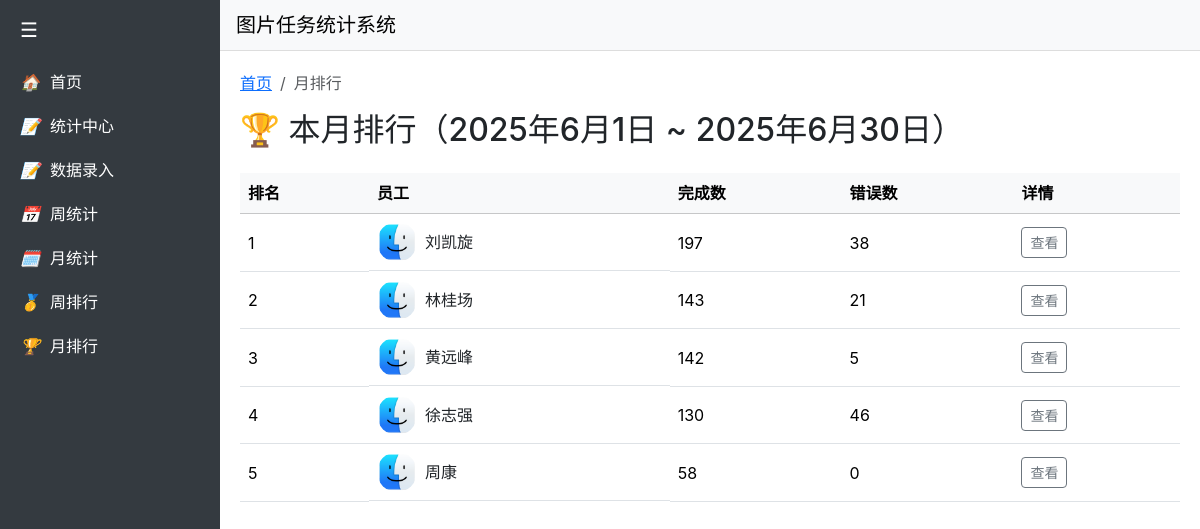
The app's page /ranking/month/ with its own data.
### TaskHelper/models.py (models this page shows, shortened)
class Employee(models.Model):
    name = models.CharField("员工", max_length=50)
    avatar = models.ImageField("头像", upload_to='avatars/', blank=True, null=True)
    class Meta:
        verbose_name = _("员工")              # 单数显示名
        verbose_name_plural = _("员工")       # 复数显示名
    def get_avatar_url(self):
        if self.avatar and self.avatar.name:
            return self.avatar.url
        return '/static/Finder.png'

### TaskHelper/views.py (the view)
# urls.py: path('ranking/month/', views.monthly_ranking, name='monthly_ranking'),
def monthly_ranking(request):
    start_date, end_date = get_current_month_range()
    ranking = TaskRecord.objects.filter(date__range=(start_date, end_date)) \
        .values('employee__id', 'employee__name') \
        .annotate(total_completed=Sum('completed'), total_errors=Sum('errors')) \
        .order_by('-total_completed')
    for item in ranking:
        emp = Employee.objects.get(id=item['employee__id'])
        item['avatar_url'] = emp.get_avatar_url()
        records = TaskRecord.objects.filter(employee=emp, date__range=(start_date, end_date)).order_by('date')
        item['chart_labels'] = [r.date.strftime("%Y-%m-%d") for r in records]
        item['chart_values'] = [r.completed for r in records]
    return render(request, 'TaskHelper/monthly_ranking.html', {
        'ranking': ranking,
        'start_date': start_date,
        'end_date': end_date,
    })

### TaskHelper/views.py (called while the page is built)
def get_current_month_range():
    today = date.today()
    start = today.replace(day=1)
    if today.month == 12:
        end = today.replace(year=today.year + 1, month=1, day=1) - timedelta(days=1)
    else:
        end = today.replace(month=today.month + 1, day=1) - timedelta(days=1)
    return start, end

### TaskHelper/templates/TaskHelper/monthly_ranking.html (shortened to what this page needs)
{% extends 'TaskHelper/base.html' %}
{% load static %}
{% block breadcrumbs %}
<nav aria-label="breadcrumb">
  <ol class="breadcrumb">
    <li class="breadcrumb-item"><a href="{% url 'dashboard' %}">首页</a></li>
    <li class="breadcrumb-item active" aria-current="page">月排行</li>
  </ol>
</nav>
{% endblock %}
{% block content %}
<h2>🏆 本月排行（{{ start_date }} ~ {{ end_date }}）</h2>
<div class="table-responsive mt-4">
  <table class="table table-hover align-middle">
    <thead class="table-light">
      <tr>
        <th>排名</th>
        <th>员工</th>
        <th>完成数</th>
        <th>错误数</th>
        <th>详情</th>
      </tr>
    </thead>
    <tbody>
      {% for item in ranking %}
        <tr>
          <td>{{ forloop.counter }}</td>
          <td class="d-flex align-items-center gap-2">
            <a href="{% url 'employee_detail' employee_id=item.employee__id %}" class="d-flex align-items-center text-decoration-none text-dark gap-2">
              <img src="{{ item.avatar_url }}" class="rounded-circle" width="40" height="40" alt="头像">
              <span>{{ item.employee__name }}</span>
            </a>
          </td>
          <td>{{ item.total_completed }}</td>
          <td>{{ item.total_errors }}</td>
          <td>
            <button class="btn btn-sm btn-outline-secondary"
                    data-bs-toggle="collapse"
                    data-bs-target="#details-{{ forloop.counter }}">
              查看
            </button>
          </td>
        </tr>
      {% empty %}
        <tr><td colspan="5" class="text-center">暂无数据</td></tr>
      {% endfor %}
    </tbody>
  </table>
</div>
{% endblock %}

### TaskHelper/templates/TaskHelper/base.html (style rules this page uses)
body { display: flex; margin: 0; min-height: 100vh; font-family: -apple-system, BlinkMacSystemFont, "Segoe UI", Roboto, "Helvetica Neue", Arial; }

### records on screen
Employee: employee__name "刘凯旋", total_completed "197", total_errors "38"
Employee: employee__name "林桂场", total_completed "143", total_errors "21"
Employee: employee__name "黄远峰", total_completed "142", total_errors "5"
Employee: employee__name "徐志强", total_completed "130", total_errors "46"

### other values on screen
{{ start_date }} "2025年6月1日"
{{ end_date }} "2025年6月30日"
{{ item.employee__name }} "周康"
{{ item.total_completed }} "58"
{{ item.total_errors }} "0"
